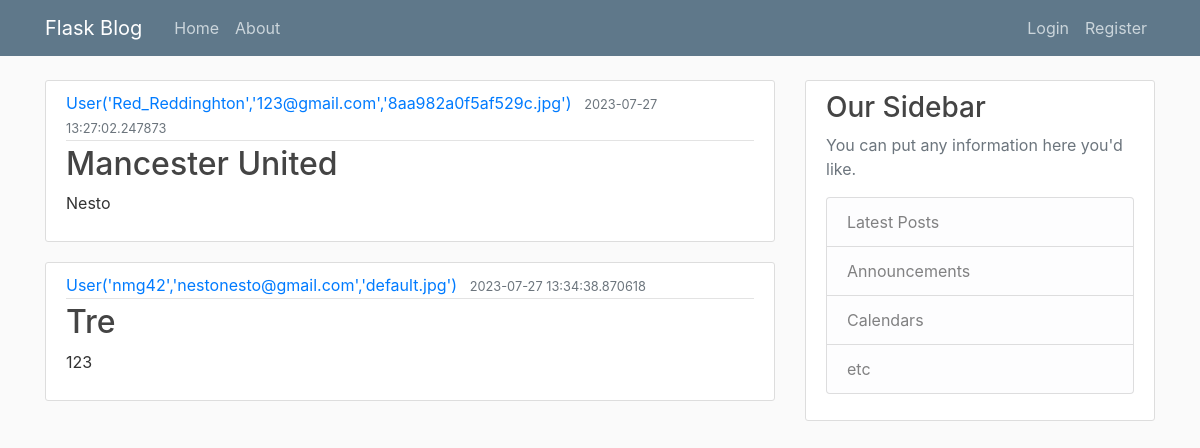
Page /home on the earlier database version.
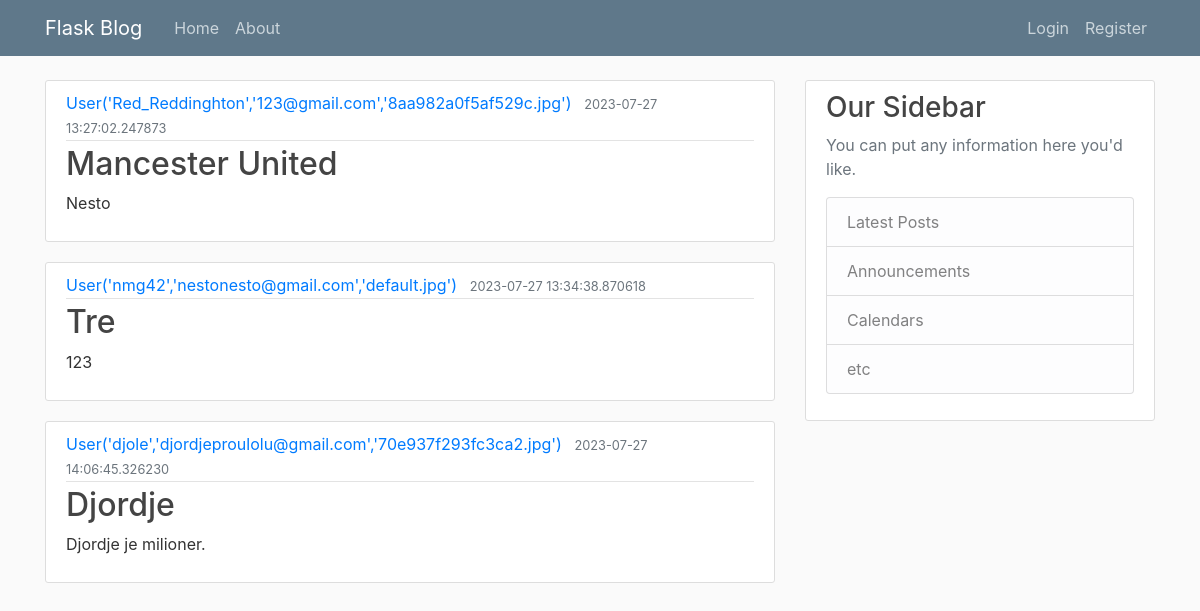
Same page on the later database version.
### flask_blog/models.py (models this page shows, shortened)
class Post(db.Model):
    id=db.Column(db.Integer,primary_key=True)
    title=db.Column(db.String(100),nullable=False)
    date_posted=db.Column(db.DateTime,nullable=False,default=datetime.utcnow())
    content=db.Column(db.Text,nullable=False)
    user_id=db.Column(db.Integer,db.ForeignKey("user.id"),nullable=False)

class User(db.Model,UserMixin):
    id=db.Column(db.Integer,primary_key=True)
    username=db.Column(db.String(20),unique=True,nullable=False)
    email=db.Column(db.String(120),unique=True,nullable=False)
    image_file=db.Column(db.String(20),nullable=False,default='default.jpg')
    password=db.Column(db.String(60),nullable=False)
    posts=db.relationship("Post",backref="author",lazy=True)
    def __repr__(self):
        return f"User('{self.username}','{self.email}','{self.image_file}')"

### flask_blog/routes.py (the view)
@app.route("/")
@app.route("/home")
def home():
    posts=Post.query.all()
    return render_template('home.html', posts=posts)

### flask_blog/templates/home.html
{% extends "layout.html" %}
{% block content %}
{% for post in posts %}
<article class="media content-section">
    <div class="media-body">
        <div class="article-metadata">
            <a class="mr-2" href="#">{{ post.author }}</a>
            <small class="text-muted">{{ post.date_posted }}</small>
        </div>
        <h2><a class="article-title" href="#">{{ post.title }}</a></h2>
        <p class="article-content">{{ post.content }}</p>
    </div>
</article>
{% endfor %}
{% endblock content %}

### flask_blog/templates/layout.html (shortened to what this page needs)
<!DOCTYPE html>
<html>
<head>
    <link rel="stylesheet" href="https://maxcdn.bootstrapcdn.com/bootstrap/4.0.0/css/bootstrap.min.css"
>
    <link rel="stylesheet" type="text/css" href="{{ url_for('static', filename='main.css') }}">
</head>
<body>
    <header class="site-header">
        <nav class="navbar navbar-expand-md navbar-dark bg-steel fixed-top">
            <div class="container">
                <a class="navbar-brand mr-4" href="/">Flask Blog</a>
                <div class="collapse navbar-collapse" id="navbarToggle">
                    <div class="navbar-nav mr-auto">
                        <a class="nav-item nav-link" href="{{ url_for('home') }}">Home</a>
                        <a class="nav-item nav-link" href="{{ url_for('about') }}">About</a>
                    </div>
                    <div class="navbar-nav">
                        {% if current_user.is_authenticated%}
                        <a class="nav-item nav-link" href="{{ url_for('new_post') }}">New Post</a>
                        <a class="nav-item nav-link" href="{{ url_for('account') }}">Account</a>
                        <a class="nav-item nav-link" href="{{ url_for('logout') }}">Logout</a>
                        {% else %}
                        <a class="nav-item nav-link" href="{{ url_for('login') }}">Login</a>
                        <a class="nav-item nav-link" href="{{ url_for('register') }}">Register</a>
                        {% endif %}
                    </div>
                </div>
            </div>
        </nav>
    </header>
    <main role="main" class="container">
        <div class="row">
            <div class="col-md-8">
                {% block content %}{% endblock %}
            </div>
            <div class="col-md-4">
                <div class="content-section">
                    <h3>Our Sidebar</h3>
                    <p class='text-muted'>You can put any information here you'd like.
                    <ul class="list-group">
                        <li class="list-group-item list-group-item-light">Latest Posts</li>
                        <li class="list-group-item list-group-item-light">Announcements</li>
                        <li class="list-group-item list-group-item-light">Calendars</li>
                        <li class="list-group-item list-group-item-light">etc</li>
                    </ul>
                    </p>
                </div>
            </div>
        </div>
    </main>
</body>
</html>

### flask_blog/static/main.css (style rules this page uses)
body { background: #fafafa; color: #333333; margin-top: 5rem; }
h1, h2, h3, h4, h5, h6 { color: #444444; }
.bg-steel { background-color: #5f788a; }
.site-header .navbar-nav .nav-link { color: #cbd5db; }
.content-section { background: #ffffff; padding: 10px 20px; border: 1px solid #dddddd; border-radius: 3px; margin-bottom: 20px; }
.article-title { color: #444444; }
.article-content { white-space: pre-line; }
.article-metadata { padding-bottom: 1px; margin-bottom: 4px; border-bottom: 1px solid #e3e3e3 }

Differences in the rows shown:
added Post: author "User('djole','djordjeproulolu@gmail.com','70e937f293fc3ca2.jpg')", date_posted "2023-07-27 14:06:45.326230", title "Djordje", content "Djordje je milioner."
